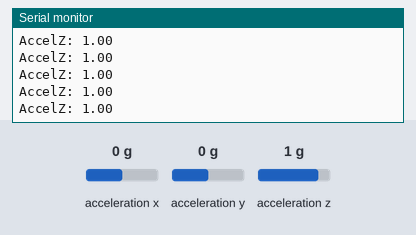
This sketch was run on a simulated Arduino Nano 33 BLE. Parts: the last lines printed to the serial monitor. The test bench sets the inputs (shaded band); at power-on: acceleration z 1 g, acceleration x 0 g, acceleration y 0 g. Nothing arrives over Bluetooth unless stated; a phone connects over Bluetooth LE 3 s after start.

Above: at 3.8 s.
3.9 s: acceleration z set to -1.4 g
At 4.5 s:
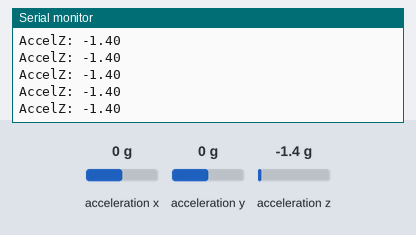
5.4 s: acceleration z set to 0.8 g
At 6.2 s:
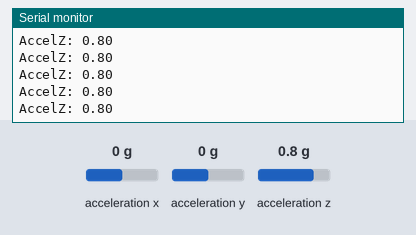
Timing chart, 0 to 8.4 s (numbered marks = the images above; inputs shaded):
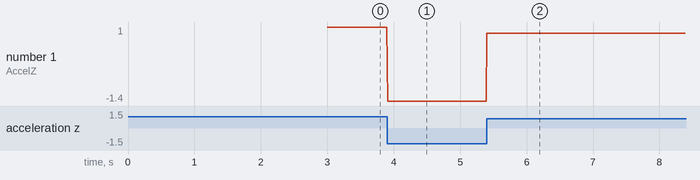

The sketch:

sensor_data_collector_copy.ino
```cpp
#include <Arduino_BMI270_BMM150.h>
#include <Wire.h>
#include <ArduinoBLE.h>

// BLE Service and Characteristic UUIDs
#define SENSOR_SERVICE_UUID "19B10000-E8F2-537E-4F6C-D104768A1214"
#define SENSOR_CHARACTERISTIC_UUID "19B10001-E8F2-537E-4F6C-D104768A1214"

// BLE Service and Characteristic
BLEService sensorService(SENSOR_SERVICE_UUID);
BLECharacteristic sensorCharacteristic(SENSOR_CHARACTERISTIC_UUID, BLENotify, 20);

// Jump detection variables
const float JUMP_THRESHOLD = 0.8;      // Lowered threshold for easier detection
const int DEBOUNCE_TIME = 500;        // Reduced debounce time
unsigned long lastJumpTime = 0;
int jumpCount = 0;
bool wasInAir = false;

void setup() {
  Serial.begin(115200);  // Initialize serial but don't wait for it

  // Initialize IMU with maximum sensitivity
  if (!IMU.begin()) {
    while (1); // If IMU fails, stop here
  }

  // Initialize BLE
  if (!BLE.begin()) {
    while (1); // If BLE fails, stop here
  }

  // Set advertised local name and service UUID
  BLE.setLocalName("SensorData");
  BLE.setAdvertisedService(sensorService);

  // Add characteristic to service
  sensorService.addCharacteristic(sensorCharacteristic);

  // Add service
  BLE.addService(sensorService);

  // Start advertising
  BLE.advertise();
}

void loop() {
  // Wait for a BLE central to connect
  BLEDevice central = BLE.central();

  if (central) {
    while (central.connected()) {
      float accelX, accelY, accelZ;

      if (IMU.accelerationAvailable()) {
        IMU.readAcceleration(accelX, accelY, accelZ);

        // Print acceleration for debugging
        Serial.print("AccelZ: ");
        Serial.println(accelZ);

        unsigned long currentTime = millis();

        // Check if enough time has passed since last jump
        if (currentTime - lastJumpTime < DEBOUNCE_TIME) {
          continue;
        }

        // Jump detection
        if (accelZ < -JUMP_THRESHOLD && !wasInAir) {
          wasInAir = true;
          Serial.println("Takeoff detected!");
        }
        else if (accelZ > 0 && wasInAir) {
          // Jump completed
          wasInAir = false;
          jumpCount++;
          lastJumpTime = currentTime;

          // Send the jump count
          String jumpData = String(jumpCount);
          sensorCharacteristic.writeValue(jumpData.c_str());

          Serial.print("JUMP! Count: ");
          Serial.println(jumpCount);
        }
      }

      delay(10); // Small delay to prevent overwhelming the connection
    }
  }
} 
```

Measured:
- after the input at 3.9 s, the serial monitor: prints a new line at once (image 1)
- after the input at 5.4 s, the serial monitor: prints a new line at once (image 2)
- plotted number 1: 1 → -1.4 after the input at 3.9 s, -1.4 → 0.8 after the input at 5.4 s
